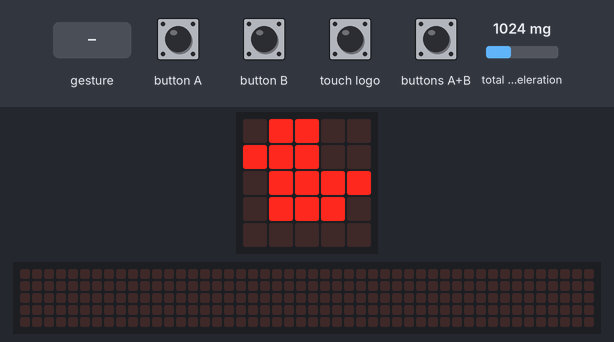
Simulated run of this program. Board: BBC micro:bit (MakeCode). Shown: the board's 5×5 LED display, a strip that is not on the board, showing the scrolling text unrolled. The test bench sets the inputs (shaded band); at power-on: total acceleration 1024 mg. A tilt is held for 1.5 s and a shake lasts 1 s, then the board lies face up again; the 48×5 strip is a reading aid, not a part: it shows the text the display is scrolling, unrolled, one strip-width of it at a time.

Above: at 1.8 s.
1.9 s: touch logo pressed for 0.15 s
At 2.12 s:
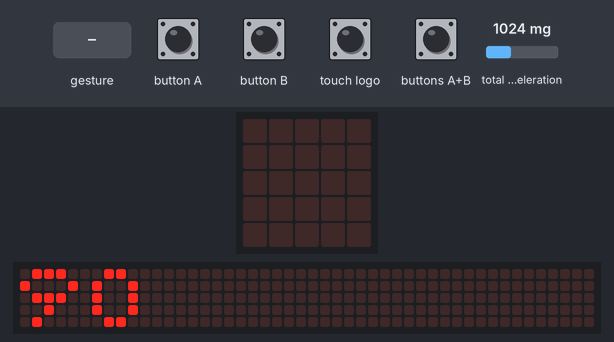
2.6 s: buttons A+B pressed for 0.15 s
At 2.87 s:
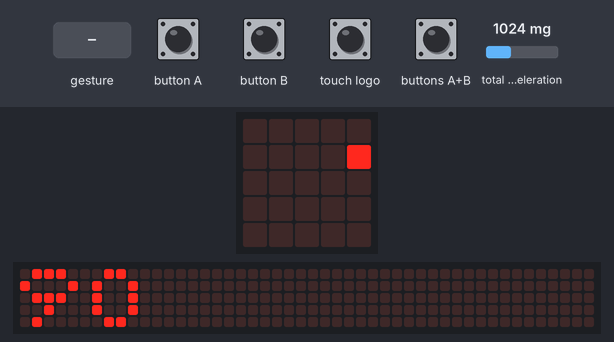
3.3 s: button B pressed for 0.15 s
At 3.62 s:
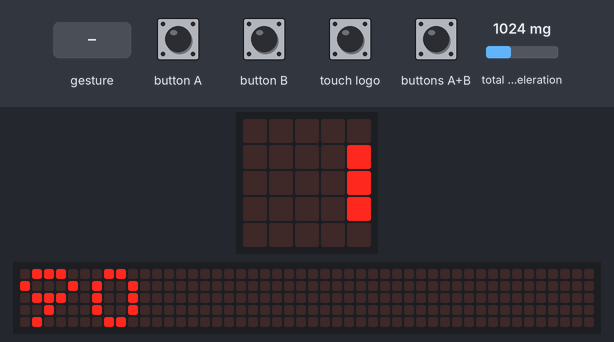
4.0 s: touch logo pressed for 0.15 s
4.7 s: gesture 'shake'
9.1 s: buttons A+B pressed for 1 s
At 15.32 s:
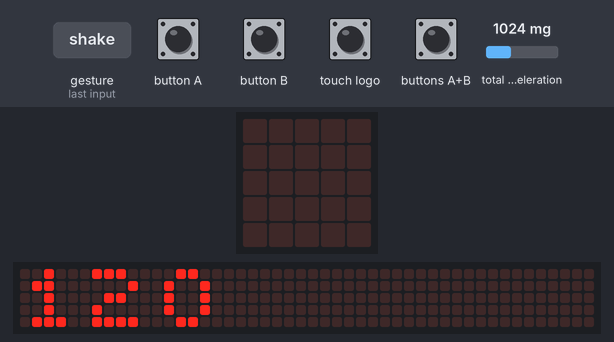

The program:

main.ts
```typescript
function otkljucaj (brojKalorija: number) {
    aktiviran = 0
    // vreme deaktiviranje je duze ako je broj utrosenih kalorija veci
    for (let index = 0; index < vreme_deaktivacije; index++) {
        basic.pause(1000)
    }
    vreme_deaktivacije = 10
    aktiviran = 1
    basic.showIcon(IconNames.Yes)
}
function alarm () {
    if (aktiviran == 1) {
        for (let index = 0; index < 10; index++) {
            music.play(music.tonePlayable(880, music.beat(BeatFraction.Quarter)), music.PlaybackMode.UntilDone)
            basic.pause(100)
        }
    }
}
input.onButtonPressed(Button.AB, function () {
    basic.clearScreen()
    kalorijskiPrag += 20
    basic.showNumber(kalorijskiPrag)
})
// aktiviranje
input.onButtonPressed(Button.B, function () {
    basic.clearScreen()
    basic.showIcon(IconNames.Yes)
    aktiviran = 1
})
// prijemnik
radio.onReceivedNumberDeprecated(function (primljeneKalorije) {
    if (primljeneKalorije >= kalorijskiPrag) {
        basic.showIcon(IconNames.Heart)
        otkljucaj(primljeneKalorije)
        // naplati antikalorimetru
        radio.sendNumber(primljeneKalorije - kalorijskiPrag)
    } else {
        basic.showIcon(IconNames.Yes)
        radio.sendNumber(0)
    }
})
// deaktiviranje
input.onGesture(Gesture.Shake, function () {
    basic.clearScreen()
    aktiviran = 0
    basic.showIcon(IconNames.No)
})
// menjanje praga kalorija
input.onLogoEvent(TouchButtonEvent.Pressed, function () {
    basic.clearScreen()
    kalorijskiPrag += -10
    basic.showNumber(kalorijskiPrag)
})
let ubrzanje = 0
let aktiviran = 0
let vreme_deaktivacije = 0
let kalorijskiPrag = 0
basic.showIcon(IconNames.Duck)
radio.setGroup(0)
kalorijskiPrag = 100
vreme_deaktivacije = 10
basic.forever(function () {
    if (aktiviran == 1) {
        ubrzanje = input.acceleration(Dimension.Strength) - 1023
        // okidač
        if (ubrzanje > 10) {
            alarm()
        }
    }
})
```

test.ts
```typescript
// тестови иду овде; ово се неће саставити када се овај пакет користи као додатак.
```

Measured:
- after the input at 1.9 s, the display: changes after 0.15 s (image 1)
- after the input at 2.6 s, the display: first differs from a run without the input after 0.15 s (image 2 shows a later state)
- after the input at 3.3 s, the display: first differs from a run without the input after 0.15 s (image 3 shows a later state)
- after the input at 9.1 s, the display: first differs from a run without the input after 2.9 s (image 4)
- what the display in image 4 shows lasts 0.5 s, from 15.1 s to 15.6 s
